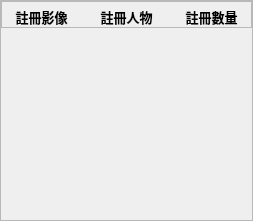
                <widget class="QWidget" name="scrollAreaWidgetContents_4">
                 <property name="geometry">
                  <rect>
                   <x>0</x>
                   <y>0</y>
                   <width>253</width>
                   <height>221</height>
                  </rect>
                 </property>
                 <layout class="QGridLayout" name="gridLayout_8">
                  <property name="leftMargin">
                   <number>0</number>
                  </property>
                  <property name="topMargin">
                   <number>0</number>
                  </property>
                  <property name="rightMargin">
                   <number>0</number>
                  </property>
                  <property name="bottomMargin">
                   <number>0</number>
                  </property>
                  <property name="spacing">
                   <number>0</number>
                  </property>
                  <item row="0" column="0">
                   <widget class="QFrame" name="enrollment_member_frame">
                    <property name="font">
                     <font>
                      <family>標楷體</family>
                      <pointsize>10</pointsize>
                      <weight>50</weight>
                      <bold>false</bold>
                     </font>
                    </property>
                    <property name="frameShape">
                     <enum>QFrame::StyledPanel</enum>
                    </property>
                    <property name="frameShadow">
                     <enum>QFrame::Raised</enum>
                    </property>
                    <layout class="QGridLayout" name="gridLayout_20">
                     <property name="leftMargin">
                      <number>0</number>
                     </property>
                     <property name="topMargin">
                      <number>0</number>
                     </property>
                     <property name="rightMargin">
                      <number>0</number>
                     </property>
                     <property name="bottomMargin">
                      <number>0</number>
                     </property>
                     <item row="1" column="0">
                      <spacer name="verticalSpacer_8">
                       <property name="orientation">
                        <enum>Qt::Vertical</enum>
                       </property>
                       <property name="sizeHint" stdset="0">
                        <size>
                         <width>20</width>
                         <height>227</height>
                        </size>
                       </property>
                      </spacer>
                     </item>
                     <item row="0" column="0">
                      <widget class="QFrame" name="enroll_display_frame">
                       <property name="frameShape">
                        <enum>QFrame::StyledPanel</enum>
                       </property>
                       <property name="frameShadow">
                        <enum>QFrame::Raised</enum>
                       </property>
                       <layout class="QGridLayout" name="gridLayout_22">
                        <property name="leftMargin">
                         <number>0</number>
                        </property>
                        <property name="topMargin">
                         <number>5</number>
                        </property>
                        <property name="rightMargin">
                         <number>0</number>
                        </property>
                        <property name="bottomMargin">
                         <number>0</number>
                        </property>
                        <item row="0" column="0">
                         <widget class="QLabel" name="label_8">
                          <property name="font">
                           <font>
                            <family>標楷體</family>
                            <pointsize>10</pointsize>
                            <weight>75</weight>
                            <bold>true</bold>
                           </font>
                          </property>
                          <property name="text">
                           <string>註冊影像</string>
                          </property>
                          <property name="alignment">
                           <set>Qt::AlignCenter</set>
                          </property>
                         </widget>
                        </item>
                        <item row="0" column="1">
                         <widget class="QLabel" name="label_9">
                          <property name="font">
                           <font>
                            <family>標楷體</family>
                            <pointsize>10</pointsize>
                            <weight>75</weight>
                            <bold>true</bold>
                           </font>
                          </property>
                          <property name="text">
                           <string>註冊人物</string>
                          </property>
                          <property name="alignment">
                           <set>Qt::AlignCenter</set>
                          </property>
                         </widget>
                        </item>
                        <item row="0" column="2">
                         <widget class="QLabel" name="label_10">
                          <property name="font">
                           <font>
                            <family>標楷體</family>
                            <pointsize>10</pointsize>
                            <weight>75</weight>
                            <bold>true</bold>
                           </font>
                          </property>
                          <property name="text">
                           <string>註冊數量</string>
                          </property>
                          <property name="alignment">
                           <set>Qt::AlignCenter</set>
                          </property>
                         </widget>
                        </item>
                       </layout>
                      </widget>
                     </item>
                    </layout>
                   </widget>
                  </item>
                 </layout>
                </widget>
